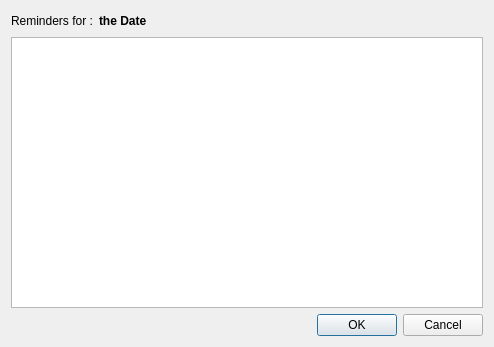
<?xml version="1.0" encoding="UTF-8"?>
<ui version="4.0">
 <class>DialogShowReminders</class>
 <widget class="QDialog" name="DialogShowReminders">
  <property name="geometry">
   <rect>
    <x>0</x>
    <y>0</y>
    <width>494</width>
    <height>347</height>
   </rect>
  </property>
  <property name="windowTitle">
   <string>Dialog</string>
  </property>
  <layout class="QGridLayout" name="gridLayout">
   <item row="0" column="0">
    <layout class="QVBoxLayout" name="verticalLayout">
     <item>
      <layout class="QHBoxLayout" name="horizontalLayout">
       <item>
        <widget class="QLabel" name="InfoDate">
         <property name="text">
          <string>Reminders for :</string>
         </property>
        </widget>
       </item>
       <item>
        <widget class="QLabel" name="labelSelectedDate">
         <property name="font">
          <font>
           <weight>75</weight>
           <bold>true</bold>
          </font>
         </property>
         <property name="text">
          <string>the Date</string>
         </property>
        </widget>
       </item>
       <item>
        <spacer name="horizontalSpacer">
         <property name="orientation">
          <enum>Qt::Horizontal</enum>
         </property>
         <property name="sizeHint" stdset="0">
          <size>
           <width>40</width>
           <height>20</height>
          </size>
         </property>
        </spacer>
       </item>
      </layout>
     </item>
     <item>
      <widget class="QListView" name="listView"/>
     </item>
    </layout>
   </item>
   <item row="1" column="0">
    <widget class="QDialogButtonBox" name="buttonBox">
     <property name="orientation">
      <enum>Qt::Horizontal</enum>
     </property>
     <property name="standardButtons">
      <set>QDialogButtonBox::Cancel|QDialogButtonBox::Ok</set>
     </property>
    </widget>
   </item>
  </layout>
 </widget>
 <resources/>
 <connections>
  <connection>
   <sender>buttonBox</sender>
   <signal>accepted()</signal>
   <receiver>DialogShowReminders</receiver>
   <slot>accept()</slot>
   <hints>
    <hint type="sourcelabel">
     <x>248</x>
     <y>254</y>
    </hint>
    <hint type="destinationlabel">
     <x>157</x>
     <y>274</y>
    </hint>
   </hints>
  </connection>
  <connection>
   <sender>buttonBox</sender>
   <signal>rejected()</signal>
   <receiver>DialogShowReminders</receiver>
   <slot>reject()</slot>
   <hints>
    <hint type="sourcelabel">
     <x>316</x>
     <y>260</y>
    </hint>
    <hint type="destinationlabel">
     <x>286</x>
     <y>274</y>
    </hint>
   </hints>
  </connection>
 </connections>
</ui>
